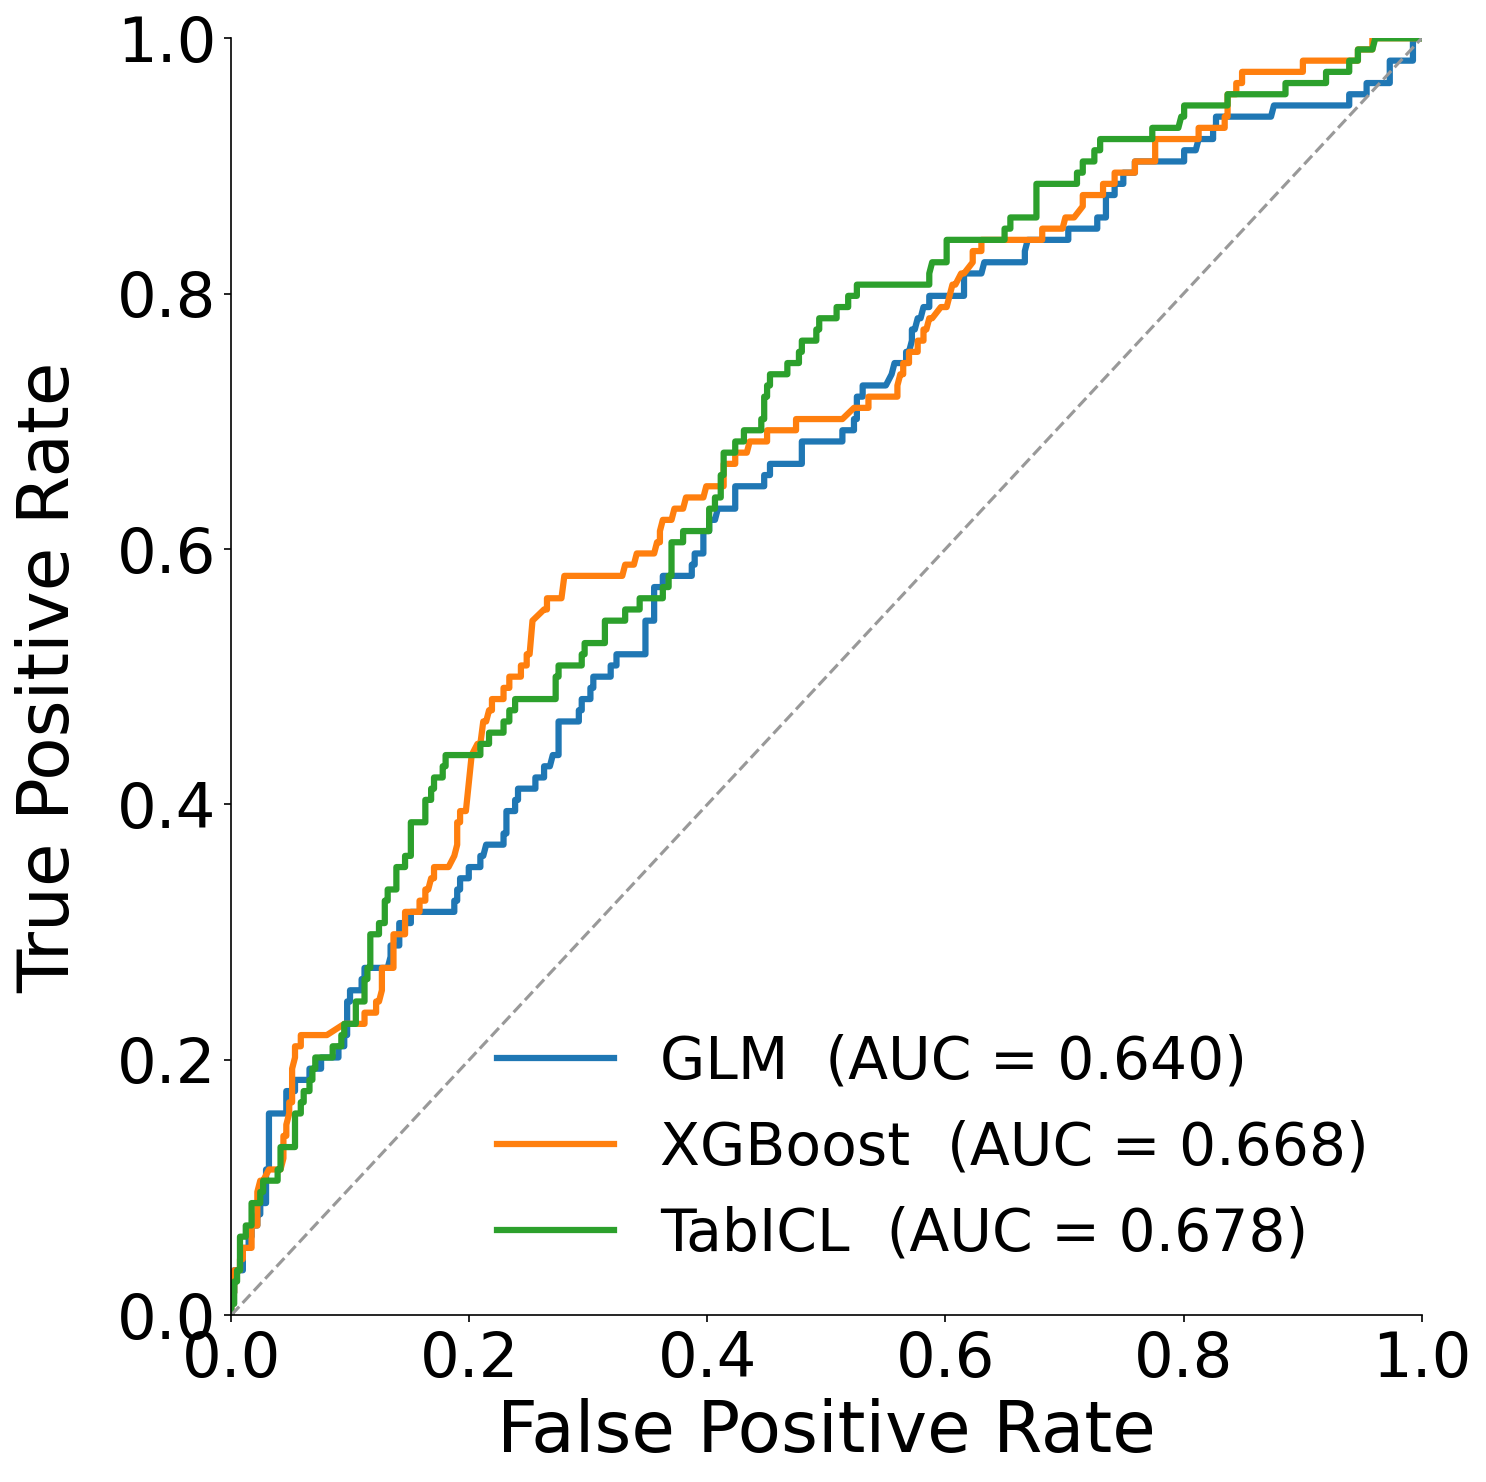

Write Python code to recreate this figure.
"""
Figure 4: Overlaid ROC curves for Blue→Red early-vs-slow classification.
Three models: GLM, XGBoost, TabICL. AUC scores annotated on the curves.
"""

import numpy as np
import pandas as pd
import matplotlib
matplotlib.use("Agg")
import matplotlib.pyplot as plt
from sklearn.metrics import roc_curve, auc
import os

# ── data ──────────────────────────────────────────────────────────────────────
base = "/home/labs/ginossar/talfis/LiveImaging/BluetoRed_analysis/results/"

en     = pd.read_csv(base + "cls_en_predictions.csv")
xgb    = pd.read_csv(base + "cls_xgb_predictions.csv")
tabicl = pd.read_csv(base + "cls_tabicl_predictions.csv")

MODELS = [
    ("GLM",     en,     "en_proba",     "#1f77b4"),
    ("XGBoost", xgb,    "xgb_proba",    "#ff7f0e"),
    ("TabICL",  tabicl, "tabicl_proba", "#2ca02c"),
]

# ── figure ────────────────────────────────────────────────────────────────────
FONTSIZE = 34
LW = 3.0

fig, ax = plt.subplots(figsize=(10, 10))

for name, df, proba_col, color in MODELS:
    fpr, tpr, _ = roc_curve(df["y_true"], df[proba_col])
    roc_auc = auc(fpr, tpr)
    ax.plot(fpr, tpr, color=color, linewidth=LW,
            label=f"{name}  (AUC = {roc_auc:.3f})")

# Chance diagonal
ax.plot([0, 1], [0, 1], color="0.6", linewidth=1.5, linestyle="--")

ax.set_xlabel("False Positive Rate", fontsize=FONTSIZE)
ax.set_ylabel("True Positive Rate", fontsize=FONTSIZE, labelpad=16)
ax.tick_params(axis="both", labelsize=FONTSIZE - 4)

ax.legend(fontsize=FONTSIZE - 6, frameon=False, loc="lower right")

ax.spines["top"].set_visible(False)
ax.spines["right"].set_visible(False)
ax.set_xlim(0, 1)
ax.set_ylim(0, 1)

plt.tight_layout()

script_dir = os.path.dirname(os.path.abspath(__file__))
fig.savefig(os.path.join(script_dir, "fig4_classification_roc.pdf"), bbox_inches="tight")
fig.savefig(os.path.join(script_dir, "fig4_classification_roc.png"), dpi=150, bbox_inches="tight")
print("Saved fig4.")
